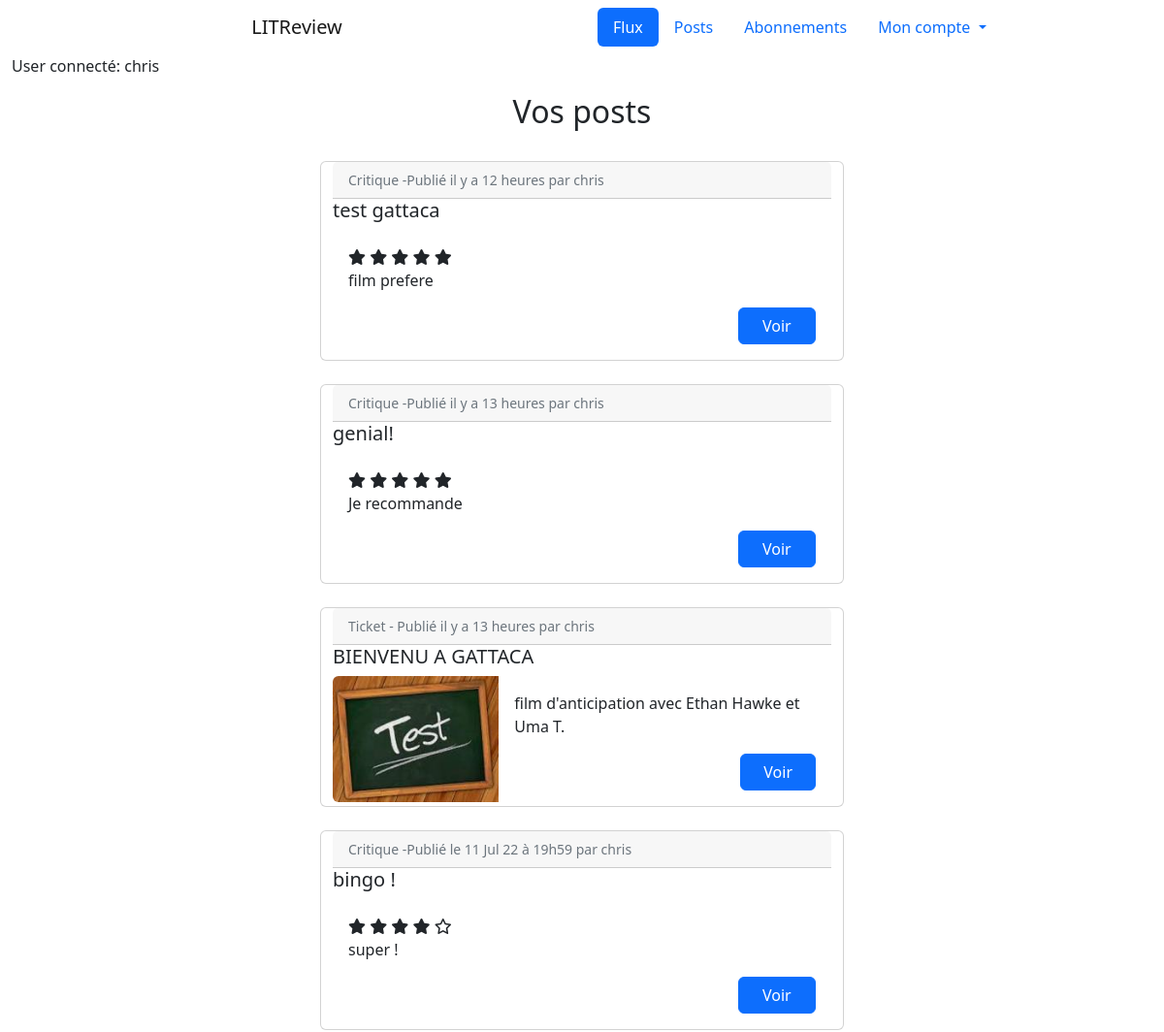
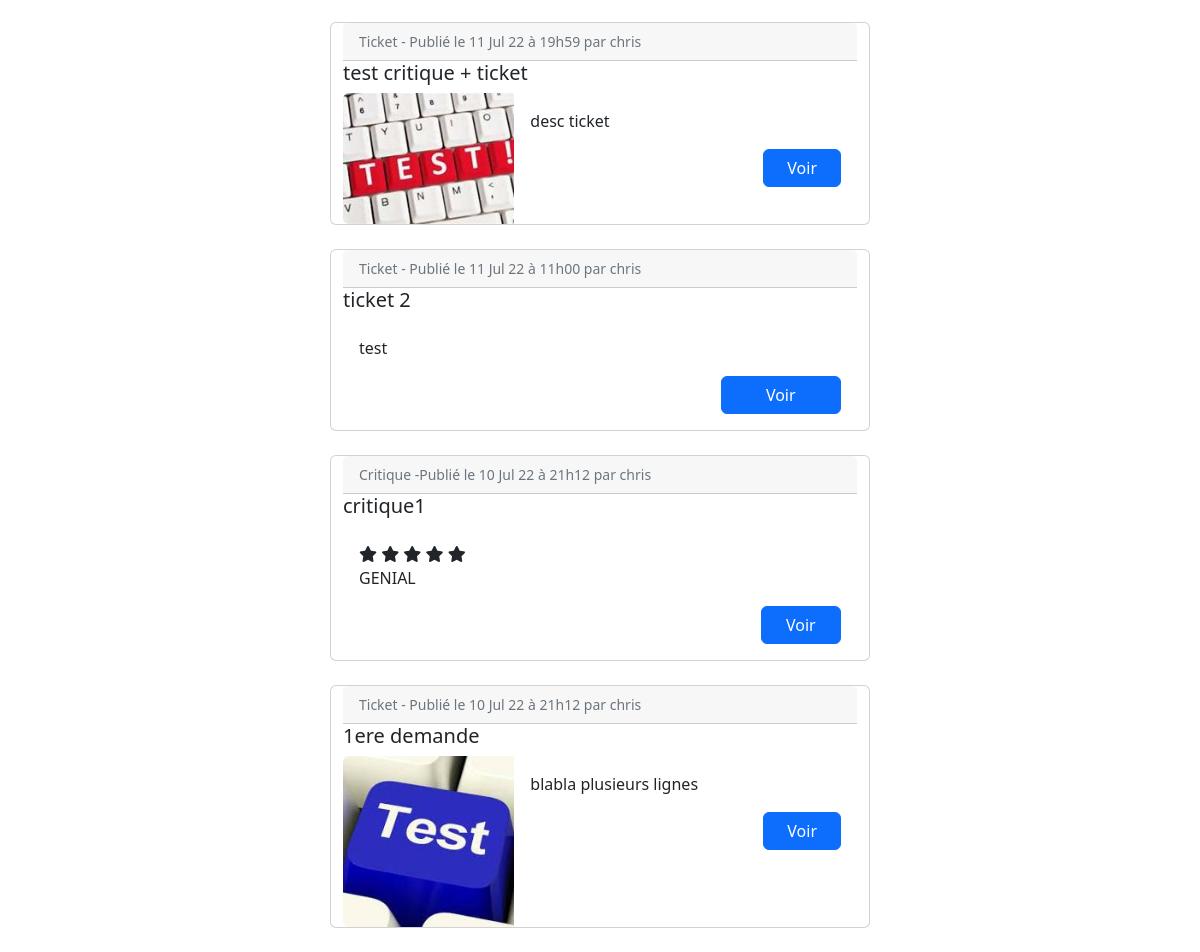
The page /posts/ (signed in) on the database as committed earlier (2 pictures, top to bottom).
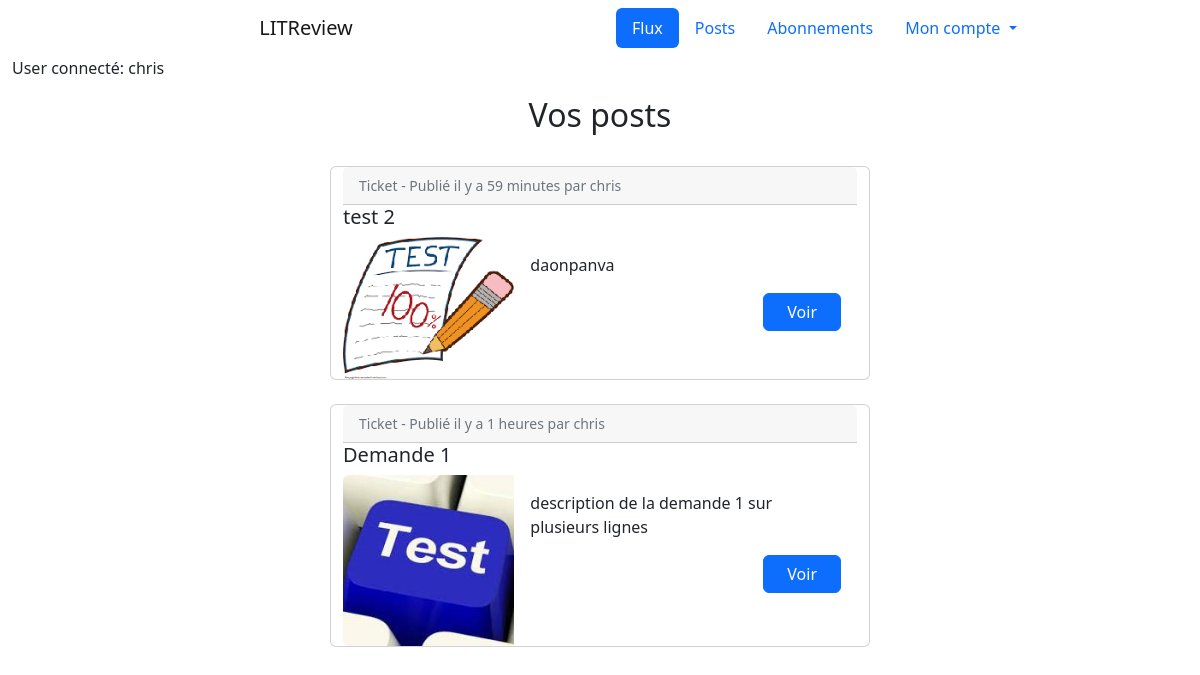
The same page on the database as committed later.
### reviews/models.py (models this page shows, shortened)
class Review(models.Model):
    class Rating(models.IntegerChoices):
        ZERO = 0
        ONE = 1
        TWO = 2
        THREE = 3
        FOUR = 4
        FIVE = 5
    ticket = models.ForeignKey(Ticket, on_delete=models.CASCADE)
    headline = models.fields.CharField(max_length=128)
    body = models.fields.TextField(max_length=8192, blank=True)
    rating = models.fields.IntegerField(choices=Rating.choices, default=0)
    time_created = models.DateTimeField(auto_now_add=True)
    last_edited = models.DateTimeField(auto_now_add=True, null=True)
    user = models.ForeignKey(settings.AUTH_USER_MODEL, on_delete=models.CASCADE)

class Ticket(models.Model):
    title = models.fields.CharField(max_length=128)
    description = models.fields.TextField(max_length=2048, blank=True)
    image = models.ImageField(null=True, blank=True)
    time_created = models.DateTimeField(auto_now_add=True)
    last_edited = models.DateTimeField(auto_now_add=True, null=True)
    user = models.ForeignKey(settings.AUTH_USER_MODEL, null=True, on_delete=models.CASCADE)
    IMAGE_MAX_SIZE = (200, 200)

### authentication/models.py (models this page shows)
class User(AbstractUser):
    follows = models.ManyToManyField(
        'self',
        symmetrical=False,
        verbose_name='Utilisateurs suivis: ',
        through='UserFollows',
        related_name='followed_users'
    )
    followers = models.ManyToManyField(
        'self',
        symmetrical=False,
        verbose_name='Utilisateurs abonnés: ',
        through='UserFollowing',
        related_name='followed_by'
    )

### reviews/views.py (the view)
# urls.py: path('posts/', reviews.views.posts, name='posts')
@login_required
def posts(request):
    tickets = models.Ticket.objects.filter(user=request.user)
    reviews = models.Review.objects.filter(user=request.user)
    posts = sorted(
        chain(tickets, reviews),
        key=lambda instance: instance.time_created,
        reverse=True
    )
    return render(request, 'reviews/posts.html', {'posts': posts})

### reviews/templatetags/review_tag.py (called while the page is built)
@register.filter
def model_type(value):
    return type(value).__name__

@register.filter
def get_posted_at_display(posted_at):
    seconds_ago = (timezone.now() - posted_at).total_seconds()
    if seconds_ago <= HOUR:
        return f'Publié il y a {int(seconds_ago // MINUTE)} minutes'
    elif seconds_ago <= DAY:
        return f'Publié il y a {int(seconds_ago // HOUR)} heures'
    return f'Publié le {posted_at.strftime("%d %b %y à %Hh%M")}'

### reviews/templates/reviews/posts.html
{% extends 'base.html' %}
{% load review_tag %}
{% block content %}
<div class="container-fluid">
    <div class="row text-center mb-4">
        <h2>Vos posts</h2>
    </div>
    <div class="grid-container">
        {% for instance in posts %}
            {% if instance|model_type == 'Ticket' %}
                {% include 'reviews/partials/ticket_snippet.html' with ticket=instance %}
            {% elif instance|model_type == 'Review' %}
                {% include 'reviews/partials/review_snippet.html' with review=instance %}
            {% endif %}
        {% endfor %}
    </div>
</div>
{% endblock content %}

### reviews/templates/reviews/partials/ticket_snippet.html
{% load review_tag %}
<div class="container-fluid">
    <div class="row justify-content-center">
        <div class="card mb-4" style="max-width: 540px;">
          <div class="row g-0">
              <p class="card-header"><small class="text-muted">Ticket - {{ ticket.time_created|get_posted_at_display }}
                    par {{ ticket.user}}</small></p>
              <h5 class="card-title">{{ ticket.title }}</h5>
              {% if ticket.image %}
                <div class="col-md-4">
                  <img class="img-fluid rounded-start" src="{{ ticket.image.url }}">
                </div>
              {% endif %}
              <div class="card-body col-md-8">
                    <p class="card-text">{{ ticket.description }}</p>
                    <div class="text-end">
                        <a class="btn btn-primary col-3" href="{% url 'view_ticket' ticket.id %}">Voir</a>
                    </div>
              </div>
          </div>
        </div>
    </div>
</div>

### reviews/templates/reviews/partials/review_snippet.html
{% load review_tag %}
<div class="container-fluid">
    <div class="row justify-content-center">
        <div class="card mb-4" style="max-width: 540px;">
          <div class="row g-0">
              <p class="card-header"><small class="text-muted">Critique -{{ review.time_created|get_posted_at_display }}
                    par {{ review.user}}</small></p>
            <h5 class="card-title">{{ review.headline }}</h5>
            <div class="post card-body col-md-8">
                {% if review.rating == 0 %}
                    <i class="fa-regular fa-star"></i>
                    <i class="fa-regular fa-star"></i>
                    <i class="fa-regular fa-star"></i>
                    <i class="fa-regular fa-star"></i>
                    <i class="fa-regular fa-star"></i>
                {% elif review.rating == 1 %}
                    <i class="fa-solid fa-star"></i>
                    <i class="fa-regular fa-star"></i>
                    <i class="fa-regular fa-star"></i>
                    <i class="fa-regular fa-star"></i>
                    <i class="fa-regular fa-star"></i>
                {% elif review.rating == 2 %}
                    <i class="fa-solid fa-star"></i>
                    <i class="fa-solid fa-star"></i>
                    <i class="fa-regular fa-star"></i>
                    <i class="fa-regular fa-star"></i>
                    <i class="fa-regular fa-star"></i>
                {% elif review.rating == 3 %}
                    <i class="fa-solid fa-star"></i>
                    <i class="fa-solid fa-star"></i>
                    <i class="fa-solid fa-star"></i>
                    <i class="fa-regular fa-star"></i>
                    <i class="fa-regular fa-star"></i>
                {% elif review.rating == 4 %}
                    <i class="fa-solid fa-star"></i>
                    <i class="fa-solid fa-star"></i>
                    <i class="fa-solid fa-star"></i>
                    <i class="fa-solid fa-star"></i>
                    <i class="fa-regular fa-star"></i>
                {% elif review.rating == 5 %}
                    <i class="fa-solid fa-star"></i>
                    <i class="fa-solid fa-star"></i>
                    <i class="fa-solid fa-star"></i>
                    <i class="fa-solid fa-star"></i>
                    <i class="fa-solid fa-star"></i>
                {% endif %}
                <p class="card-text">{{ review.body }}</p>
                <div class="text-end">
                    <a class="btn btn-primary col-2" href="{% url 'view_review' review.id %}">Voir</a>
                </div>
            </div>
          </div>
        </div>
    </div>
</div>

Rows that differ between the two databases and show on the page:
removed Review: time_created|get_posted_at_display "Publié il y a 12 heures", user "chris", headline "test gattaca", rating 5 (drawn), body "film prefere"
removed Review: time_created|get_posted_at_display "Publié il y a 13 heures", user "chris", headline "genial!", rating 5 (drawn), body "Je recommande"
removed Ticket: time_created|get_posted_at_display "Publié il y a 13 heures", user "chris", title "BIENVENU A GATTACA", image (picture), description "film d'anticipation avec Ethan Hawke et Uma T."
removed Review: time_created|get_posted_at_display "Publié le 11 Jul 22 à 19h59", user "chris", headline "bingo !", rating 4 (drawn), body "super !"
removed Ticket: time_created|get_posted_at_display "Publié le 11 Jul 22 à 19h59", user "chris", title "test critique + ticket", image (picture), description "desc ticket"
removed Ticket: time_created|get_posted_at_display "Publié le 11 Jul 22 à 11h00", user "chris", title "ticket 2", description "test"
removed Review: time_created|get_posted_at_display "Publié le 10 Jul 22 à 21h12", user "chris", headline "critique1", rating 5 (drawn), body "GENIAL"
removed Ticket: time_created|get_posted_at_display "Publié le 10 Jul 22 à 21h12", user "chris", title "1ere demande", image (picture), description "blabla plusieurs lignes"
added Ticket: time_created|get_posted_at_display "Publié il y a 59 minutes", user "chris", title "test 2", image (picture), description "daonpanva"
added Ticket: time_created|get_posted_at_display "Publié il y a 1 heures", user "chris", title "Demande 1", image (picture), description "description de la demande 1 sur plusieurs lignes"
